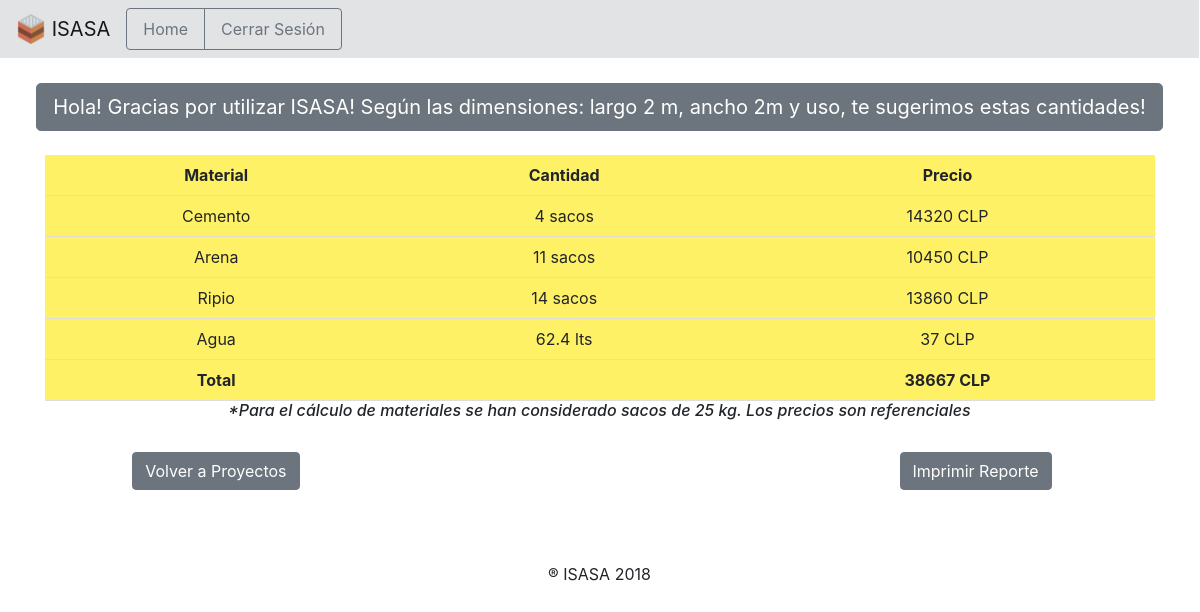
/calculo2.php?nombres=cris 1, run on the app's committed database.
### tables this page shows
CREATE TABLE `proyectos` (
  `cod_us` int(4) NOT NULL,
  `proyecto` varchar(20) NOT NULL,
  `largo` float NOT NULL,
  `ancho` float NOT NULL,
  `uso` text NOT NULL
);

CREATE TABLE `dosificaciones_por_m3` (
  `id` text NOT NULL,
  `cemento_kg` int(11) NOT NULL,
  `ripio_kg` int(11) NOT NULL,
  `arena_kg` int(11) NOT NULL,
  `agua_lts` int(11) NOT NULL,
  `uso_carga` text NOT NULL,
  `espesor_m` float NOT NULL
);

CREATE TABLE `precios` (
  `material` text NOT NULL,
  `precio` float NOT NULL,
  `kilos` int(4) NOT NULL,
  `sacos` int(11) NOT NULL
);

### funciones_librerias/f_volumen.php (called while the page is built)
<?php
function vol($lar,$anc,$esp){
    $volumen=$lar*$anc*$esp;
    return $volumen;
}
?>

### funciones_librerias/f_material.php (called while the page is built)
<?php
function mat($vol,$mat1){
    $material=$vol*$mat1;
    return $material;
}
?>

### calculo2.php (the view, shortened to what this page needs)
<?php
  $consulta=CalcularProyecto($_GET['nombres']);
  function CalcularProyecto($no_proy)
      {
            include "./funciones_librerias/db_connect.php";
            $sentencia="SELECT * FROM proyectos WHERE proyecto='".$no_proy."'";
            $resultado=$conexion->query($sentencia) or die(mysqli_error($conexion));
            $fila=$resultado->fetch_assoc();
            return[
                $fila['proyecto'],
                $fila['largo'],
                $fila['ancho'],
                $fila['uso']
            ];
      }
      $largo=$consulta[1];
      $ancho=$consulta[2];
      $uso=$consulta[3];
include ("./funciones_librerias/db_connect.php");
$sql="SELECT espesor_m,agua_lts,arena_kg,ripio_kg,cemento_kg FROM dosificaciones_por_m3 WHERE uso_carga='".$uso."'";
$result=mysqli_query($conexion, $sql);
while($row = mysqli_fetch_assoc($result)) {
         $espesor=$row['espesor_m'];
         $d_agua=$row['agua_lts'];
         $d_arena=$row['arena_kg'];
         $d_ripio=$row['ripio_kg'];
         $d_cemento=$row['cemento_kg'];
        }
$sql="SELECT material,precio,kilos FROM precios WHERE material='agua'";
$result=mysqli_query($conexion, $sql);
while($row = mysqli_fetch_assoc($result)) {
		   $p_agua=$row['precio'];
           $k_agua=$row['kilos'];
       }
$sql="SELECT material,precio,kilos FROM precios WHERE material='arena'";
$result=mysqli_query($conexion, $sql);
while($row = mysqli_fetch_assoc($result)) {
		   $p_arena=$row['precio'];
           $k_arena=$row['kilos'];
        }
$sql="SELECT material,precio,kilos FROM precios WHERE material='cemento'";
$result=mysqli_query($conexion, $sql);
while($row = mysqli_fetch_assoc($result)) {
		   $p_cemento=$row['precio'];
           $k_cemento=$row['kilos'];
        }
$sql="SELECT material,precio,kilos FROM precios WHERE material='gravilla'";
$result=mysqli_query($conexion, $sql);
while($row = mysqli_fetch_assoc($result)) {
		   $p_ripio=$row['precio'];
           $k_ripio=$row['kilos'];
        }
include ("./funciones_librerias/f_volumen.php");
include ("./funciones_librerias/f_material.php");
$volumen=vol($largo,$ancho,$espesor);
$cal1=ceil(mat($volumen,$d_cemento)/$k_cemento);
$pr1=$cal1*$p_cemento;
$cal2=ceil(mat($volumen,$d_arena)/$k_arena);
$pr2=$cal2*$p_arena;
$cal3=ceil(mat($volumen,$d_ripio)/$k_ripio);
$pr3=$cal3*$p_ripio;
$cal4=mat($volumen,$d_agua);
$pr4=ceil(($cal4/$k_agua)*$p_agua);
$precio_total=$pr1+$pr2+$pr3+$pr4;
?>
<!DOCTYPE html>
<html>
<head>
    <link rel="stylesheet" href="https://stackpath.bootstrapcdn.com/bootstrap/4.1.1/css/bootstrap.min.css">
    <link rel="stylesheet" href="./css/estilo_calculo.css">
</head>
<body>
<nav class="navbar navbar-expand-lg navbar-light alert-secondary">
  <a class="navbar-brand" href="index.html"> <img src="./imagenes/ico_isasa.png" width="30" height="30" class="d-inline-block align-top" alt=""> ISASA</a>
  <div class="collapse navbar-collapse" id="navbarNavAltMarkup">
      <div class="btn-group" role="group" aria-label="Basic example">
      <a class="nav-item nav-link btn btn-outline-secondary" href="bienvenido_ingreso.php">Home</a>
      <a class="nav-item nav-link btn btn-outline-secondary" href="cerrar.php">Cerrar Sesión</a>
    </div>
  </div>
</nav>
	<header>
		<div class="container text-center">
      <br>
      <div class="row">
        <div class="col-md"></div>
        <div class="col-md">
        </div>
        <div class="col-md"></div>
      </div>
		</div>
		<div class="text-center">
			<h7 class="btn btn-secondary btn-lg">
        Hola! Gracias por utilizar ISASA! Según las dimensiones:
        largo <?php echo $largo ?> m, ancho <?php echo $ancho ?>m y uso, te sugerimos estas cantidades!</h7>
      <br><br>
    </div>
    <div class="container">
      <table>
  <tr>
    <th>Material</th>
    <th>Cantidad</th>
    <th>Precio</th>
  </tr>
  <tr>
    <td>Cemento</td>
    <td> <?php echo $cal1;?> sacos </td>
    <td> <?php echo $pr1;?> CLP </td>
  </tr>
  <tr>
    <td>Arena</td>
    <td> <?php echo $cal2;?> sacos</td>
    <td> <?php echo $pr2;?> CLP</td>
  </tr>
  <tr>
    <td>Ripio</td>
    <td> <?php echo $cal3;?> sacos</td>
    <td> <?php echo $pr3;?> CLP </td>
  </tr>
  <tr>
    <td>Agua</td>
    <td> <?php echo $cal4;?> lts</td>
    <td> <?php echo $pr4;?> CLP </td>
  </tr>
  <tr>
  	<th>Total</th>
  	<td></td>
  	<th> <?php echo $precio_total;?> CLP</th>
  </tr>
      </table>
      	<div class="text-center">
       		<h6>
       		<em>
      		*Para el cálculo de materiales se han considerado sacos de 25 kg. Los precios son referenciales
      		</em>
      		</h6>
      	</div>
     </div><br>
	</header>
  <div class="container">
    <div class="row">
      <div class="col-md-3">
        <div class="text-right">
          <input type="submit" class="btn btn-secondary" value="Volver a Proyectos" name="recalcula" onclick="location='recuperar.php'">
        </div>
      </div>
      <div class="col-md-3"></div>
      <div class="col-md-3"></div>
      <div class="col-md-3">
        <div class="text-left">
          <input type="submit" class="btn btn-secondary" value="Imprimir Reporte" onclick="location='pdf1.php'"  name="pdf">
        </div>
      </div>
    </div><br><br><br>
    <div class="text-center">
      <p>&#174; ISASA 2018</p>
    </div>
  </div>
</body>
</html>

### css/estilo_calculo.css (style rules this page uses)
body { background-image: url("CWALL3.jpg"); background-repeat: no-repeat; background-position: center; margin-right: 1px; background-attachment: fixed; }
table { border-collapse: collapse; width: 100%; background-color: rgba(255, 232, 0, 0.6) }
th, td { padding: 8px; text-align: center; border-bottom: 1px solid #ddd; }

### data on the page
proyectos: largo "2", largo.kilos "4", largo.precio "14320", largo.kilos "11", largo.precio "10450", largo.kilos "14", largo.precio "13860", largo.agua_lts "62.4", largo.precio "37"

### other printed values
$largo "2"
$precio_total "38667"
